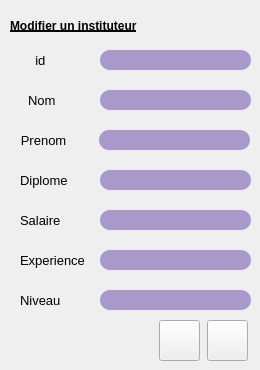
     <widget class="QWidget" name="page_2">
      <widget class="QLineEdit" name="lineEdit_33">
       <property name="geometry">
        <rect>
         <x>99</x>
         <y>130</y>
         <width>151</width>
         <height>20</height>
        </rect>
       </property>
       <property name="styleSheet">
        <string notr="true">border-color: rgb(255, 255, 255);

border-radius: 10px;
background-color: rgb(171, 152, 203);</string>
       </property>
      </widget>
      <widget class="QLabel" name="label_5">
       <property name="geometry">
        <rect>
         <x>10</x>
         <y>10</y>
         <width>241</width>
         <height>31</height>
        </rect>
       </property>
       <property name="styleSheet">
        <string notr="true">font: 75 15pt &quot;Quicksand&quot;;
text-decoration: underline;
font-weight:bold;</string>
       </property>
       <property name="text">
        <string>Modifier un instituteur</string>
       </property>
      </widget>
      <widget class="QLineEdit" name="lineEdit_34">
       <property name="geometry">
        <rect>
         <x>100</x>
         <y>170</y>
         <width>151</width>
         <height>20</height>
        </rect>
       </property>
       <property name="styleSheet">
        <string notr="true">border-color: rgb(255, 255, 255);

border-radius: 10px;
background-color: rgb(171, 152, 203);</string>
       </property>
      </widget>
      <widget class="QLineEdit" name="lineEdit_35">
       <property name="geometry">
        <rect>
         <x>100</x>
         <y>50</y>
         <width>151</width>
         <height>20</height>
        </rect>
       </property>
       <property name="styleSheet">
        <string notr="true">border-color: rgb(255, 255, 255);

border-radius: 10px;
background-color: rgb(171, 152, 203);</string>
       </property>
      </widget>
      <widget class="QLineEdit" name="lineEdit_36">
       <property name="geometry">
        <rect>
         <x>100</x>
         <y>210</y>
         <width>151</width>
         <height>20</height>
        </rect>
       </property>
       <property name="styleSheet">
        <string notr="true">border-color: rgb(255, 255, 255);

border-radius: 10px;
background-color: rgb(171, 152, 203);</string>
       </property>
      </widget>
      <widget class="QLineEdit" name="lineEdit_37">
       <property name="geometry">
        <rect>
         <x>100</x>
         <y>90</y>
         <width>151</width>
         <height>20</height>
        </rect>
       </property>
       <property name="styleSheet">
        <string notr="true">border-color: rgb(255, 255, 255);

border-radius: 10px;
background-color: rgb(171, 152, 203);</string>
       </property>
      </widget>
      <widget class="QPushButton" name="pushButton_3">
       <property name="geometry">
        <rect>
         <x>207</x>
         <y>320</y>
         <width>41</width>
         <height>41</height>
        </rect>
       </property>
       <property name="styleSheet">
        <string notr="true">border-image: url(:/new/prefix1/icon/annuler.png);</string>
       </property>
       <property name="text">
        <string/>
       </property>
      </widget>
      <widget class="QPushButton" name="pushButton_modi_ins">
       <property name="geometry">
        <rect>
         <x>159</x>
         <y>320</y>
         <width>41</width>
         <height>41</height>
        </rect>
       </property>
       <property name="styleSheet">
        <string notr="true">border-image: url(:/new/prefix1/icon/ok.png);</string>
       </property>
       <property name="text">
        <string/>
       </property>
      </widget>
      <widget class="QLineEdit" name="lineEdit_45">
       <property name="geometry">
        <rect>
         <x>100</x>
         <y>250</y>
         <width>151</width>
         <height>20</height>
        </rect>
       </property>
       <property name="styleSheet">
        <string notr="true">border-color: rgb(255, 255, 255);

border-radius: 10px;
background-color: rgb(171, 152, 203);</string>
       </property>
      </widget>
      <widget class="QLineEdit" name="lineEdit_46">
       <property name="geometry">
        <rect>
         <x>100</x>
         <y>290</y>
         <width>151</width>
         <height>20</height>
        </rect>
       </property>
       <property name="styleSheet">
        <string notr="true">border-color: rgb(255, 255, 255);

border-radius: 10px;
background-color: rgb(171, 152, 203);</string>
       </property>
      </widget>
      <widget class="QLabel" name="label_20">
       <property name="geometry">
        <rect>
         <x>10</x>
         <y>50</y>
         <width>71</width>
         <height>20</height>
        </rect>
       </property>
       <property name="font">
        <font>
         <pointsize>10</pointsize>
        </font>
       </property>
       <property name="text">
        <string>       id</string>
       </property>
      </widget>
      <widget class="QLabel" name="label_21">
       <property name="geometry">
        <rect>
         <x>10</x>
         <y>90</y>
         <width>71</width>
         <height>20</height>
        </rect>
       </property>
       <property name="font">
        <font>
         <pointsize>10</pointsize>
        </font>
       </property>
       <property name="text">
        <string>     Nom</string>
       </property>
      </widget>
      <widget class="QLabel" name="label_22">
       <property name="geometry">
        <rect>
         <x>10</x>
         <y>130</y>
         <width>71</width>
         <height>20</height>
        </rect>
       </property>
       <property name="font">
        <font>
         <pointsize>10</pointsize>
        </font>
       </property>
       <property name="text">
        <string>   Prenom</string>
       </property>
      </widget>
      <widget class="QLabel" name="label_23">
       <property name="geometry">
        <rect>
         <x>20</x>
         <y>170</y>
         <width>71</width>
         <height>20</height>
        </rect>
       </property>
       <property name="font">
        <font>
         <pointsize>10</pointsize>
        </font>
       </property>
       <property name="text">
        <string>Diplome</string>
       </property>
      </widget>
      <widget class="QLabel" name="label_24">
       <property name="geometry">
        <rect>
         <x>20</x>
         <y>210</y>
         <width>71</width>
         <height>20</height>
        </rect>
       </property>
       <property name="font">
        <font>
         <pointsize>10</pointsize>
        </font>
       </property>
       <property name="text">
        <string>Salaire</string>
       </property>
      </widget>
      <widget class="QLabel" name="label_25">
       <property name="geometry">
        <rect>
         <x>20</x>
         <y>250</y>
         <width>71</width>
         <height>20</height>
        </rect>
       </property>
       <property name="font">
        <font>
         <pointsize>10</pointsize>
        </font>
       </property>
       <property name="text">
        <string>Experience</string>
       </property>
      </widget>
      <widget class="QLabel" name="label_26">
       <property name="geometry">
        <rect>
         <x>20</x>
         <y>290</y>
         <width>71</width>
         <height>20</height>
        </rect>
       </property>
       <property name="font">
        <font>
         <pointsize>10</pointsize>
        </font>
       </property>
       <property name="text">
        <string>Niveau</string>
       </property>
      </widget>
     </widget>
